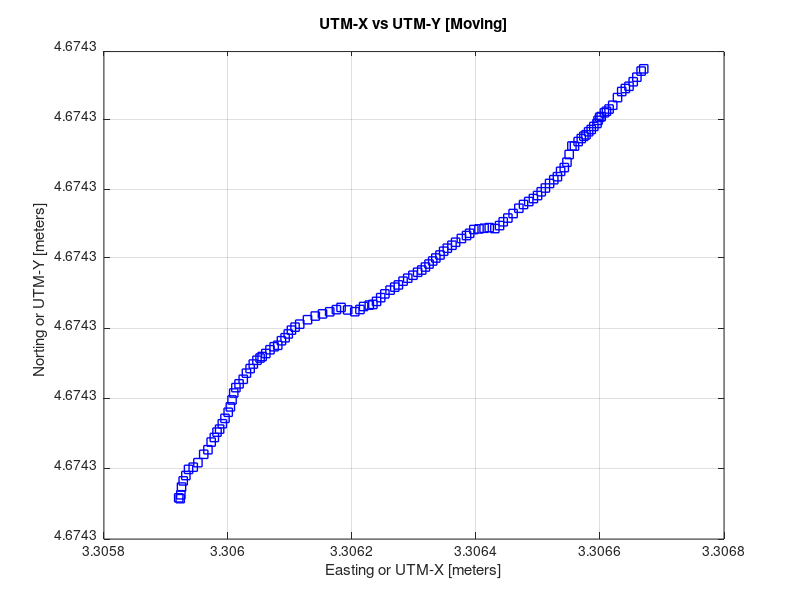

Reproduce this figure in MATLAB.
file = fopen('mygpsdata3.txt');
c = textscan(file,'%f %f %f %f %f %f %f %s','delimiter', ',');
m = cell2mat(c(:,1:7));
latlon = [m(:,2) -m(:,3)];
latlon = (latlon-mod(latlon,100))/100.0+mod(latlon,100)/60.0; 

%get lat and lon

%convert lat lon to utm and plot it unit is meter
% axesm utm;
% Z=utmzone(latlon);
% setm(gca,'zone',Z)
% h = getm(gca)
% R=zeros(size(latlon));
% for i=1:length(latlon)
%     [x,y]= mfwdtran(h,latlon(i,1),latlon(i,2));
%     R(i,:)=[x;y];
% end

figure;
plot(m(:,5)/100000,m(:,6)/1000000,'bs','linewidth',1) 
title('UTM-X vs UTM-Y [Moving]')
xlabel('Easting or UTM-X [meters]')
ylabel('Norting or UTM-Y [meters]')
mean(m(:,:))
std(m,0,1) %calculate Standard Deviation of utmx and utmy
var(m(:,6))
grid on